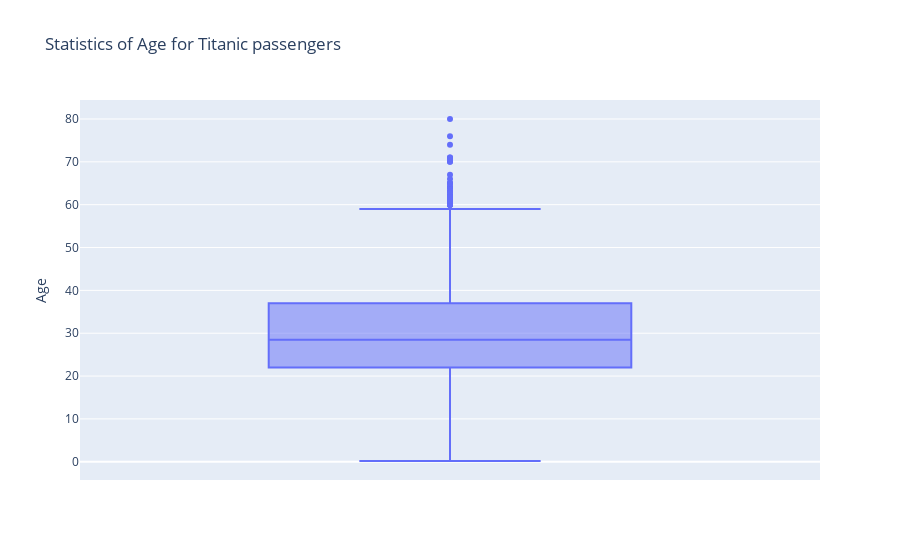

The cell this chart's notebook holds for it:
### Code cell
fig = px.box(titanic, y='Age', title='Statistics of Age for Titanic passengers')
fig.show()

### Figure 1 — Plotly figure (JSON) as saved in the notebook; plotly's stock layout.template omitted (floating-point values rounded to 4 significant figures; data arrays with more than 128 entries replaced by an {"elided": "..."} marker saying what was removed)
{"data": [{"alignmentgroup": "True", "hovertemplate": "Age=%{y}<extra></extra>", "legendgroup": "", "marker": {"color": "#636efa"}, "name": "", "notched": false, "offsetgroup": "", "orientation": "v", "showlegend": false, "type": "box", "x0": " ", "xaxis": "x", "y": {"elided": "1309 float values"}, "y0": " ", "yaxis": "y"}], "layout": {"boxmode": "group", "legend": {"tracegroupgap": 0}, "title": {"text": "Statistics of Age for Titanic passengers"}, "xaxis": {"anchor": "y", "domain": [0, 1]}, "yaxis": {"anchor": "x", "domain": [0, 1], "title": {"text": "Age"}}}}
